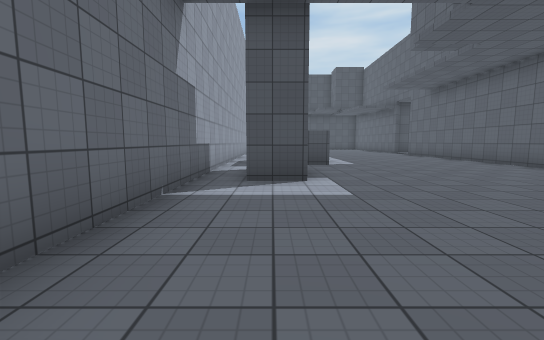
View 1 (above)

15 first-person views from a walk through a scene from a Unity 3-D project. The camera is 1.3 m above the floor, tilts 6° down and sees 90° across. The floor is counted in squares, 2 m on a side. Each view is taken from the middle of a square. On the plan, view 1 faces up. The plan holds only what a view shows up to about 9 squares ahead; the rest is blank. The place goes on beyond the plan. Surface patterns are stand-ins for the level's own textures.

View 2
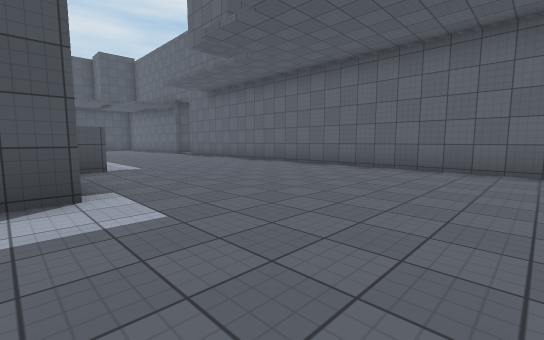

View 3
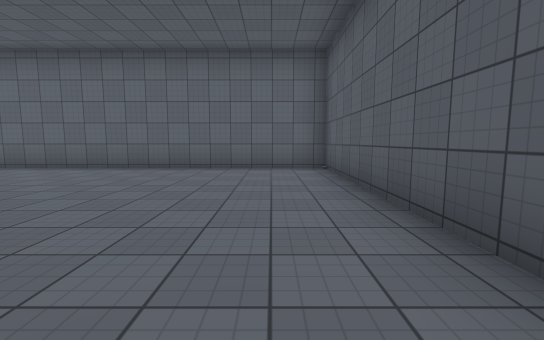

View 4
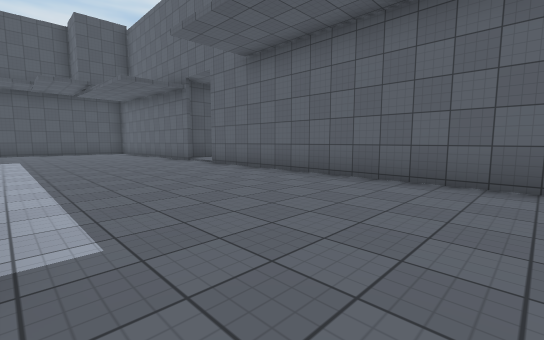

View 5
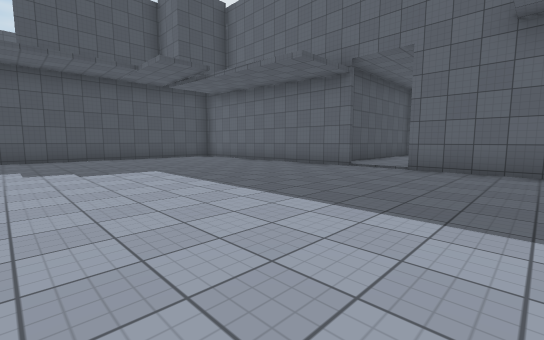

View 6
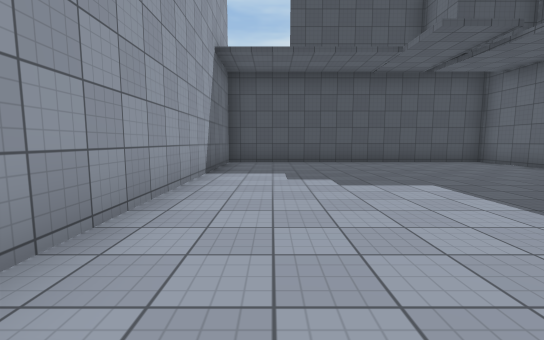

View 7
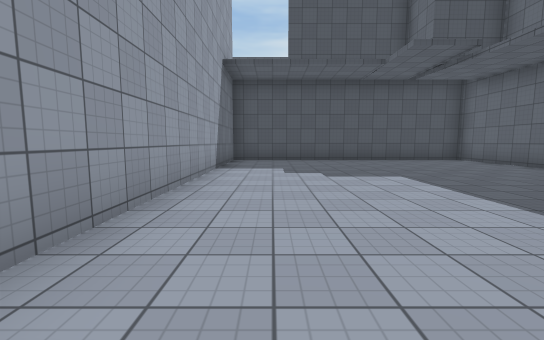

View 8
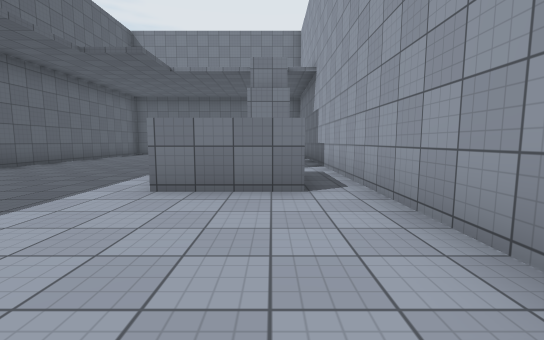

View 9
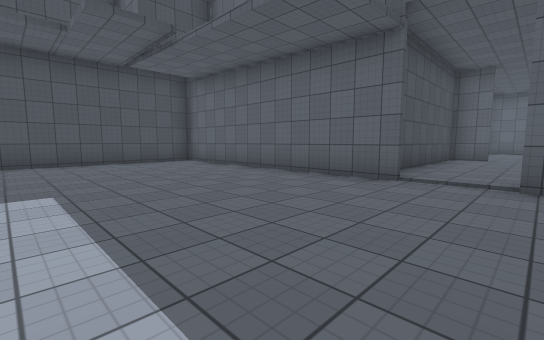

View 10
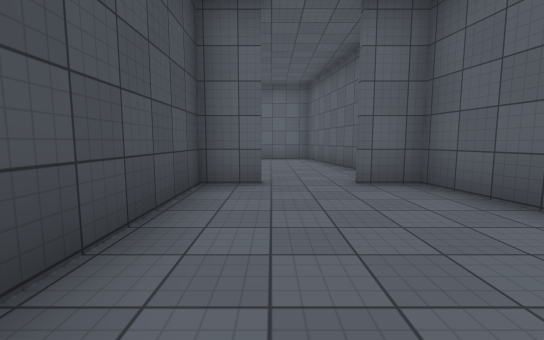

View 11
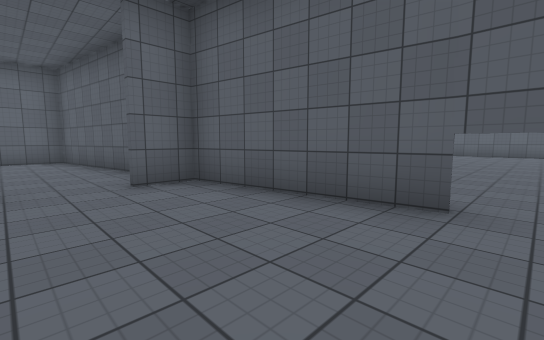

View 12
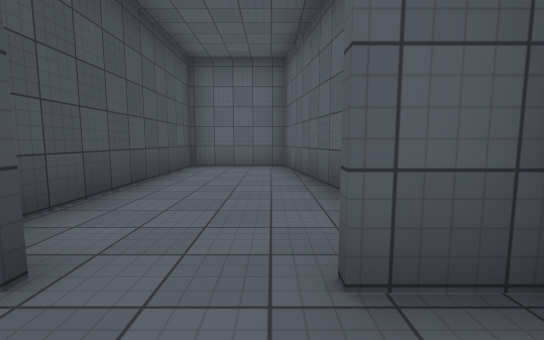

View 13
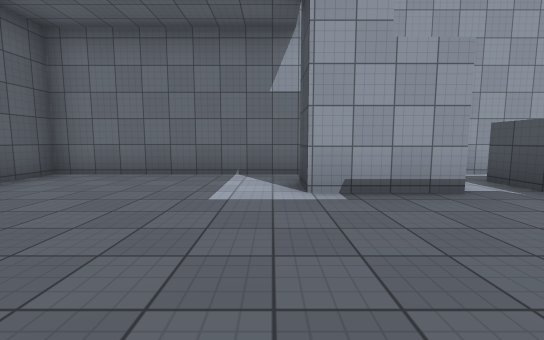

View 14
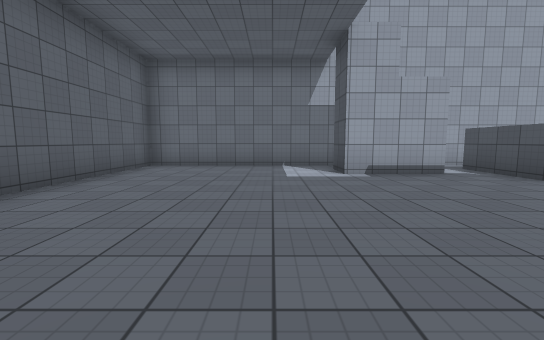

View 15
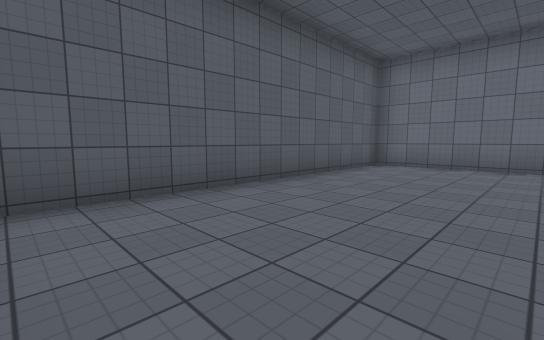

### Floor plan
Ten units are one square. View 1 is at (0, 0); x grows to the right and y downward. Boxes are objects, and circles mark ways between rooms. Rooms are numbered by the first view taken in them; rooms with no view inside come last. Other rooms are left out.
<svg viewBox="-19 -221 205 229">
<path fill="none" stroke="#000" d="M16 -75 4 -75M-5 -95 16 -95M-14 -118 -14 -96M66 -146 66 -216 -14 -216 -14 -132M6 -65 6 -45 -5 -45M-14 -44 -14 3 66 3 66 -132M121 -141 121 -151 74 -151M142 -121 181 -127 181 -151 131 -151M85 -112 121 -117 121 -128M80 -112 86 -112M4 -75 -5 -75M-14 -96 -14 -44"/>
<circle cx="70" cy="-140" r="3" fill="#2a7"/>
<circle cx="-10" cy="-55" r="3" fill="#2a7"/>
<circle cx="-10" cy="-85" r="3" fill="#2a7"/>
<circle cx="0" cy="-70" r="3" fill="#2a7"/>
<text x="30" y="-110">1</text>
<text x="120" y="-130">2</text>
<text x="-10" y="-70">3</text>
</svg>
Room 1 opens to room 2. Room 1 opens to room 3.

Where each view was taken, in squares from view 1:
view 1: 0 up, 0 right, facing up
view 2: 1 up, 0 right, facing up-right
view 3: 1 up, 0 right, facing right
view 4: 6 up, 2 right, facing up-right
view 5: 11 up, 0 right, facing up-right
view 6: 13 up, 0 right, facing up
view 7: 12 up, 0 right, facing up
view 8: 13 up, 0 right, facing down
view 9: 13 up, 2 right, facing up-right
view 10: 14 up, 8 right, facing right
view 11: 14 up, 8 right, facing down-right
view 12: 13 up, 11 right, facing right
view 13: 4 up, 4 right, facing left
view 14: 3 up, 6 right, facing left
view 15: 3 up, 6 right, facing down-left
